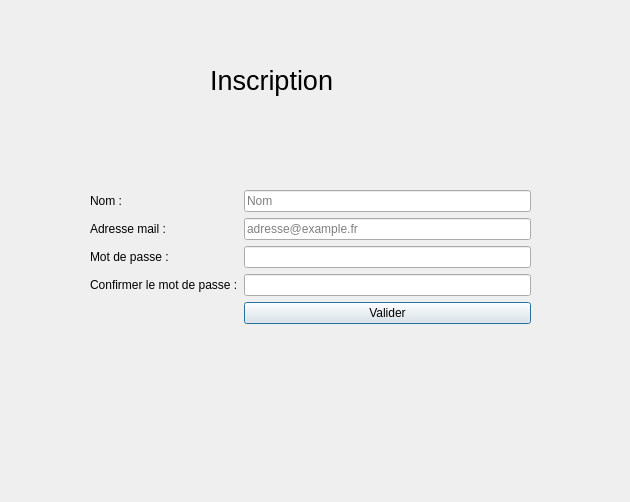
<?xml version="1.0" encoding="UTF-8"?>
<ui version="4.0">
 <class>InscriptionUtilisateurFen</class>
 <widget class="QDialog" name="InscriptionUtilisateurFen">
  <property name="geometry">
   <rect>
    <x>0</x>
    <y>0</y>
    <width>630</width>
    <height>502</height>
   </rect>
  </property>
  <property name="windowTitle">
   <string>Dialog</string>
  </property>
  <widget class="QWidget" name="formLayoutWidget">
   <property name="geometry">
    <rect>
     <x>90</x>
     <y>190</y>
     <width>441</width>
     <height>181</height>
    </rect>
   </property>
   <layout class="QFormLayout" name="formLayout">
    <item row="0" column="0">
     <widget class="QLabel" name="label_nom">
      <property name="text">
       <string>Nom :</string>
      </property>
     </widget>
    </item>
    <item row="0" column="1">
     <widget class="QLineEdit" name="lineEdit_nom">
      <property name="text">
       <string/>
      </property>
      <property name="placeholderText">
       <string>Nom</string>
      </property>
     </widget>
    </item>
    <item row="1" column="0">
     <widget class="QLabel" name="label_mail">
      <property name="text">
       <string>Adresse mail :</string>
      </property>
     </widget>
    </item>
    <item row="1" column="1">
     <widget class="QLineEdit" name="lineEdit_mail">
      <property name="text">
       <string/>
      </property>
      <property name="placeholderText">
       <string>adresse@example.fr</string>
      </property>
     </widget>
    </item>
    <item row="2" column="0">
     <widget class="QLabel" name="label_mdp">
      <property name="text">
       <string>Mot de passe :</string>
      </property>
     </widget>
    </item>
    <item row="2" column="1">
     <widget class="QLineEdit" name="lineEdit_mdp"/>
    </item>
    <item row="3" column="0">
     <widget class="QLabel" name="label_confirmMdp">
      <property name="text">
       <string>Confirmer le mot de passe :</string>
      </property>
     </widget>
    </item>
    <item row="3" column="1">
     <widget class="QLineEdit" name="lineEdit_confirmMdp"/>
    </item>
    <item row="4" column="1">
     <widget class="QPushButton" name="button_valider">
      <property name="text">
       <string>Valider</string>
      </property>
     </widget>
    </item>
   </layout>
  </widget>
  <widget class="QLabel" name="titre">
   <property name="geometry">
    <rect>
     <x>210</x>
     <y>50</y>
     <width>161</width>
     <height>61</height>
    </rect>
   </property>
   <property name="sizePolicy">
    <sizepolicy hsizetype="Maximum" vsizetype="Maximum">
     <horstretch>0</horstretch>
     <verstretch>0</verstretch>
    </sizepolicy>
   </property>
   <property name="minimumSize">
    <size>
     <width>0</width>
     <height>0</height>
    </size>
   </property>
   <property name="text">
    <string>&lt;html&gt;&lt;head/&gt;&lt;body&gt;&lt;p&gt;&lt;span style=&quot; font-size:20pt;&quot;&gt;Inscription&lt;/span&gt;&lt;/p&gt;&lt;/body&gt;&lt;/html&gt;</string>
   </property>
  </widget>
 </widget>
 <resources/>
 <connections/>
</ui>
